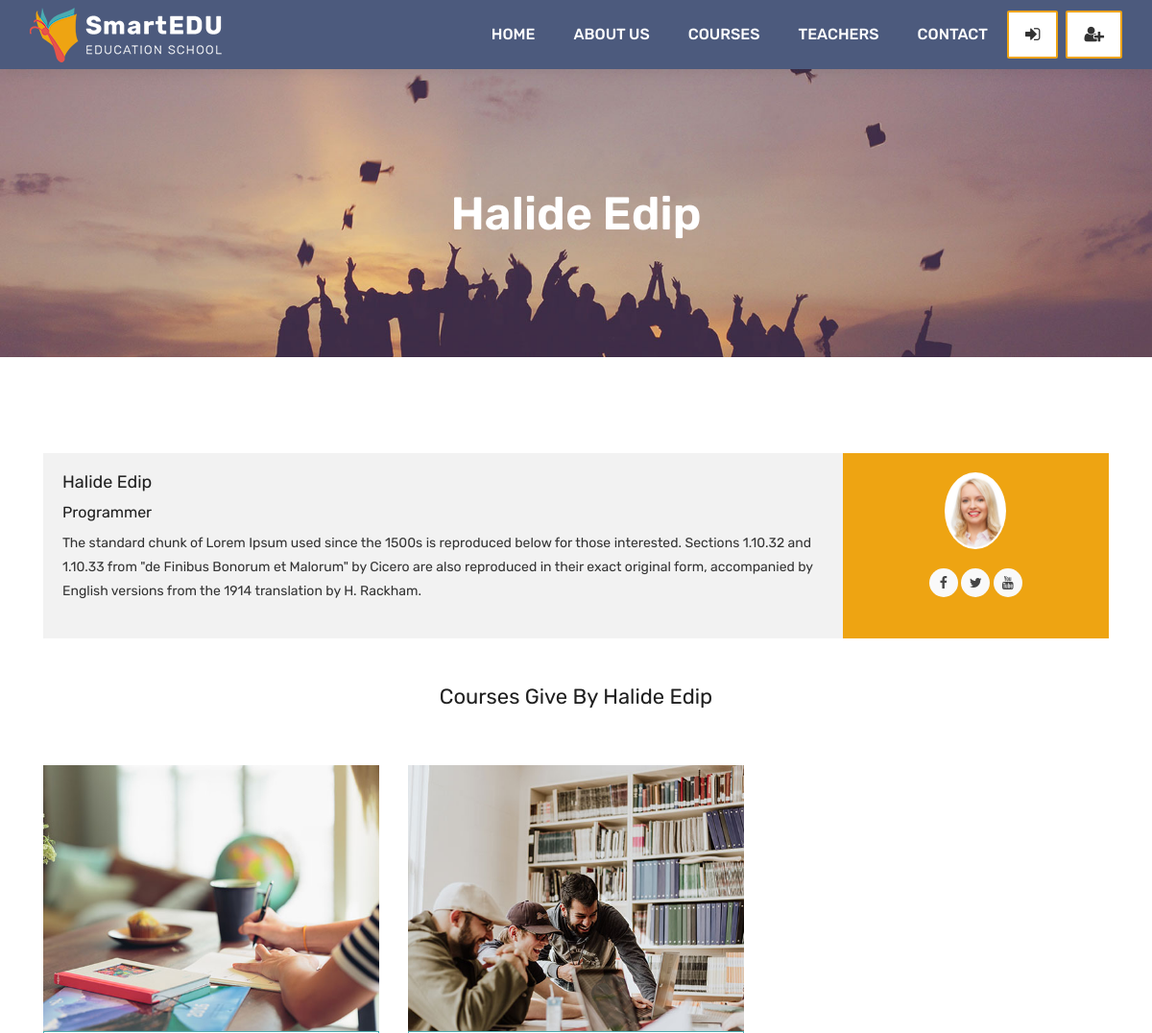
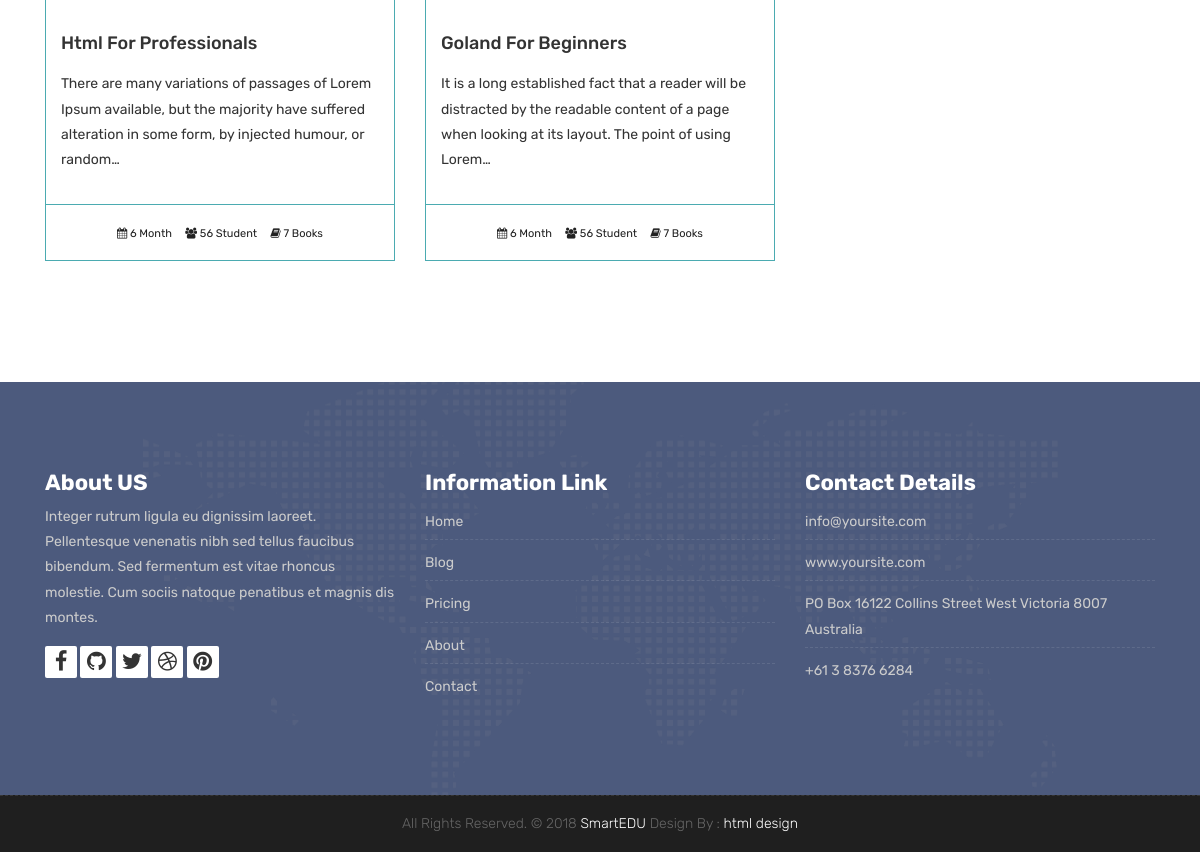
/teacher/teacher/2, run on the app's committed database (2 pictures, top to bottom).
### teachers/models.py (models this page shows, shortened)
class Teacher(models.Model):
	name = models.CharField(max_length=50)
	title = models.CharField(max_length=50)
	description = models.TextField(blank=True)
	image = models.ImageField(upload_to="courses/%Y/%m/%d/")
	facebook = models.URLField(max_length=100, blank=True)
	twitter = models.URLField(max_length=100, blank=True)
	linkedin = models.URLField(max_length=100, blank=True)
	youtube = models.URLField(max_length=100, blank=True)

### courses/models.py (models this page shows, shortened)
class Course(models.Model):
	teacher = models.ForeignKey(Teacher, null=True, on_delete=models.CASCADE)
	name = models.CharField(max_length=200, unique=True, verbose_name="Kurs Adı",help_text="Kursu Adını Yazınız")
	category = models.ForeignKey(Category, null=True, on_delete=models.DO_NOTHING)
	tags = models.ManyToManyField(Tag, blank=True, null=True)
	students = models.ManyToManyField(User, blank=True, related_name='courses_joined')
	description = models.TextField(blank=True, null=True)
	image = models.ImageField(upload_to="courses/%Y/%m/%d/")
	date = models.DateTimeField(auto_now=True)
	available = models.BooleanField(default=True)

### teachers/views.py (the view)
# urls.py: path('teacher/<int:pk>', TeacherDetailView.as_view(), name='teacher_detail'),
class TeacherDetailView(DetailView):
	model =  Teacher
	template_name = 'teacher.html'
	context_object_name = 'teacher'
	def get_context_data(self, **kwargs):
		context = super().get_context_data(**kwargs)
		context['courses'] = Course.objects.filter(available=True, teacher = self.kwargs['pk'])
		return context

### templates/teacher.html
{% extends 'partials/_base.html' %}
{% load static %}
{% block content %}
<div class="all-title-box">
	<div class="container text-center">
		<h1>{{ teacher.name }}</span></h1>
	</div>
</div>
<div id="overviews" class="section wb">
	<div class="container">
		<div class="row">
			<div class="col-lg-12 blog-post-single">
				<div class="blog-author">
					<div class="author-bio">
						<h3 class="author_name">{{ teacher.name }}</h3>
						<h5>{{ teacher.title }}</h5>
						<p class="author_det">
							{{ teacher.description }}
						</p>
					</div>
					<div class="author-desc">
						<img src="{{ teacher.image.url }}" alt="about author">
						<ul class="author-social">
							<li><a href="{{ teacher.facebook }}"><i class="fa fa-facebook"></i></a></li>
							<li><a href="{{ teacher.twitter }}"><i class="fa fa-twitter"></i></a></li>
							<li><a href="{{ teacher.youtube }}"><i class="fa fa-youtube"></i></a></li>
						</ul>
					</div>
				</div>
			</div>
		</div>
		<div class="row">
			<div class="col-lg-12">
				<h2 class="text-center my-5">Courses Give By {{ teacher.name }} </h2>
			</div>
			{% for course in courses  %}
			<div class="col-lg-4 col-md-6 col-12">
				<div class="course-item">
					<div class="image-blog">
						<img src="{{course.image.url}}" alt="" class="img-fluid">
					</div>
					<div class="course-br">
						<div class="course-title">
							<h2><a href="{% url 'course_detail' course.category.slug course.id %}" title="">{{course.name}}</a></h2>
						</div>
						<div class="course-desc">
							<p>{{course.description | truncatechars:150 }}</p>
						</div>
					</div>
					<div class="course-meta-bot">
						<ul>
							<li><i class="fa fa-calendar" aria-hidden="true"></i> 6 Month</li>
							<li><i class="fa fa-users" aria-hidden="true"></i> 56 Student</li>
							<li><i class="fa fa-book" aria-hidden="true"></i> 7 Books</li>
						</ul>
					</div>
				</div>
				<br><br>
			</div>
			{% endfor %}
		</div>
	</div>
</div>
{% endblock %}

### static/style.css (style rules this page uses)
body { color: #333333; font-size: 14px; font-family: 'Rubik', sans-serif; line-height: 1.80857; }
html, body { height: 100%; }
a { color: #1f1f1f; text-decoration: none !important; outline: none !important; -webkit-transition: all .3s ease-in-out; -moz-transition: all .3s ease-in-out; -ms-transition: all .3s ease-in-out; -o-transition: all .3s ease-in-out; transition: all .3s ease-in-out; }
h1, h2, h3, h4, h5, h6 { letter-spacing: 0; font-weight: normal; position: relative; padding: 0 0 10px 0; font-weight: normal; line-height: 120% !important; color: #1f1f1f; margin: 0 }
h1 { font-size: 24px }
h2 { font-size: 22px }
h3 { font-size: 18px }
h5 { font-size: 14px }
h1 a, h2 a, h3 a, h4 a, h5 a, h6 a { color: #212121; text-decoration: none!important; opacity: 1 }
a { color: #1f1f1f; text-decoration: none; outline: none; }
a, .btn { text-decoration: none !important; outline: none !important; -webkit-transition: all .3s ease-in-out; -moz-transition: all .3s ease-in-out; -ms-transition: all .3s ease-in-out; -o-transition: all .3s ease-in-out; transition: all .3s ease-in-out; }
.section { display: block; position: relative; overflow: hidden; padding: 70px 0; }
.section.wb { background-color: #ffffff; }
.all-title-box { background: url(images/banner.jpg)no-repeat; -webkit-background-size: cover; -moz-background-size: cover; -o-background-size: cover; background-size: cover; background-position: center; min-height: 300px; }
.all-title-box h1 { color: #fff; font-weight: 600; text-transform: capitalize; padding-top: 11%; font-size: 48px; line-height: 0px; }
.image-blog img { padding: 0 !important; width: 100%; margin: 0 !important; opacity: 1; -ms-filter: "progid:DXImageTransform.Microsoft.Alpha(Opacity=100)"; -moz-opacity: 1; -khtml-opacity: 1; -webkit-transition: all 150ms ease-in-out; -moz-transition: all 150ms ease-in-out; -o-transition: all 150ms ease-in-out; -ms-transition: all 150ms ease-in-out; transition: all 150ms ease-in-out; }
.blog-author { background: #f2f2f2; overflow: hidden; position: relative; margin-top: 30px; }
.author-bio { display: block; float: left; padding: 20px; position: relative; width: 75%; }
.author-desc { background: #eea412; float: right; height: 100%; min-height: 100%; overflow: hidden; padding: 20px 0; position: absolute; text-align: center; width: 25%; right: 0; }
.author-bio h5 { font-size: 16px; }
.author-desc > img { background: #FFFFFF; border-radius: 50%; -webkit-border-radius: 50%; -moz-border-radius: 50%; margin-bottom: 20px; padding: 2px; max-width: 80px; max-height: 80px; }
.author-social { list-style: none outside none; margin: 0 auto; overflow: hidden; padding: 0; text-align: center; z-index: 9999; }
.author-social li { background: none !important; display: inline-block; }
.author-social li a { color: #444; display: block; height: 30px; text-align: center; width: 30px; border-radius: 50%; -webkit-border-radius: 50%; -moz-border-radius: 50%; -webkit-transition: 0.25s; -moz-transition: 0.25s; -o-transition: 0.25s; transition: 0.25s; background: #f9f9f9; }
.author-social li a i { font-size: 14px; line-height: 30px; margin-right: 0; float: none; }
.course-item { background: #ffffff; }
.course-title > h2 { margin: 15px 0; padding: 0px; }
.course-title a { font-size: 18px; line-height: 25px; font-weight: 500; color: #333333; text-transform: capitalize; }
.course-br { border: 1px solid #4babb1; padding: 15px; }
.course-meta-bot { border: 1px solid #4babb1; border-top: 0px; padding: 15px; }
.course-meta-bot ul { padding: 0px; margin: 0px; display: block; text-align: center; }
.course-meta-bot ul li { display: inline-block; list-style: none; padding: 0px 5px; color: #212121; font-size: 11px; }

### data on the page
Teacher: name "Halide Edip", title "Programmer", description "The standard chunk of Lorem Ipsum used since the 1500s is reproduced below for those interested. Sections 1.10.32 and 1.10.33 from \"de Finibus Bonorum et Malorum\" by Cicero are also reproduced in their exact original form, accompanied by English versions from the 1914 translation by H. Rackham.", image (picture)
Course: image (picture), name "Html For Professionals", description "There are many variations of passages of Lorem Ipsum available, but the majority have suffered alteration in some form, by injected humour, or random…"
Course: image (picture), name "Goland For Beginners", description "It is a long established fact that a reader will be distracted by the readable content of a page when looking at its layout. The point of using Lorem…"
